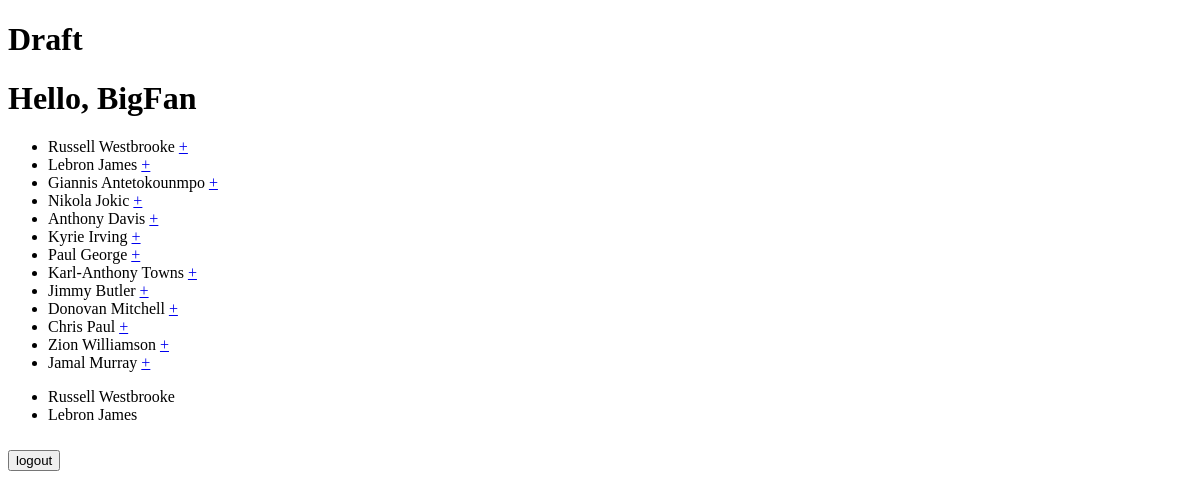
The app's page /draft (signed in), older data.
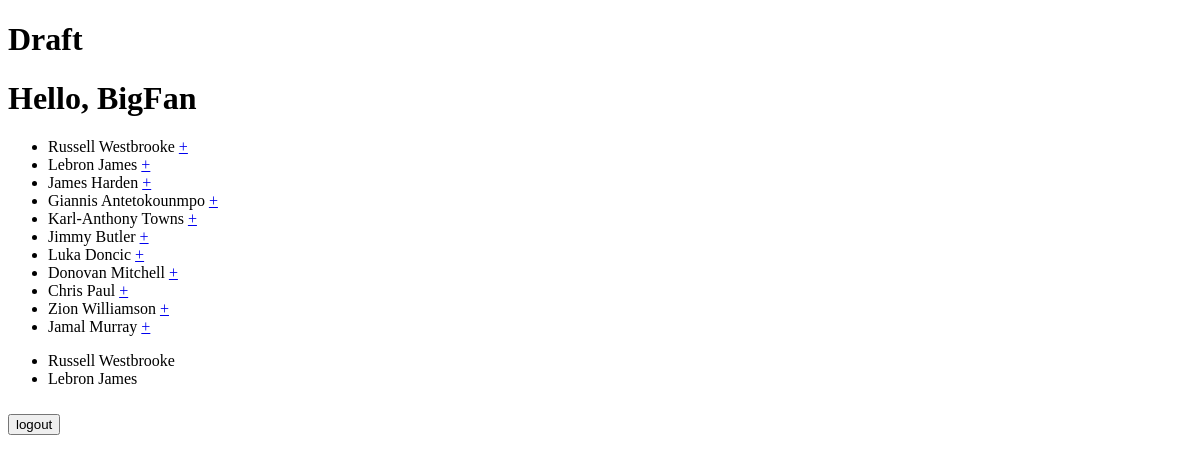
The same page, newer data.
### main/models.py (models this page shows)
class Player(models.Model):
    name = models.CharField(max_length=255)
    pts = models.IntegerField()
    ast = models.IntegerField()
    blk = models.IntegerField()
    reb = models.IntegerField()
    stl = models.IntegerField()
    starter = models.BooleanField(default=False)
    picked = models.BooleanField(default=False)
    created_at = models.DateTimeField(auto_now_add=True)
    updated_at = models.DateTimeField(auto_now=True)
    objects = UserManager()

### main/views.py (the view)
# urls.py: path('draft', views.draft_view),
def draft_view(request):
    user = User.objects.get(id=request.session['user_id'])
    request.session['lineup'] = ''
    avail_players = []
    for player in Player.objects.all():
        if player.picked == False:
            avail_players.append(player)
    roster_length = len(user.roster.players.all())
    context = {
        'current_user': User.objects.get(id=request.session['user_id']),
        'players': avail_players,
        'roster': user.roster,
        'roster_length': roster_length
    }
    return render(request, 'draft.html', context)

### main/templates/draft.html (shortened to what this page needs)
<!DOCTYPE html>
<html lang="en">
<head>
</head>
<body>
    <h1>Draft</h1>
    <div class="banner">
        <h1>Hello, {{current_user.name}}</h1>
    <ul>
    {% for player in players %}
        <li>{{player.name}} <a href="/roster_add/{{player.id}}" class="button">+</a></li>
    {% endfor %}
    </ul>
    <ul>
        {% for player in roster.players.all %}
            <li>{{player.name}} </li>
        {% endfor %}
    </ul>
    <div class="rightbox">
    <h2><form action="/logout" method="POST" id="logout">
    <input type="submit" value="logout" />
    </form>
</body>
</html>

Row changes from the older to the newer data that the page shows:
no longer on this page (row edited): Player: name "Nikola Jokic", shown under "Hello, BigFan"
no longer on this page (row edited): Player: name "Anthony Davis", shown under "Hello, BigFan"
no longer on this page (row edited): Player: name "Kyrie Irving", shown under "Hello, BigFan"
no longer on this page (row edited): Player: name "Paul George", shown under "Hello, BigFan"
now on this page (row edited): Player: name "James Harden", shown under "Hello, BigFan"
now on this page (row edited): Player: name "Luka Doncic", shown under "Hello, BigFan"
